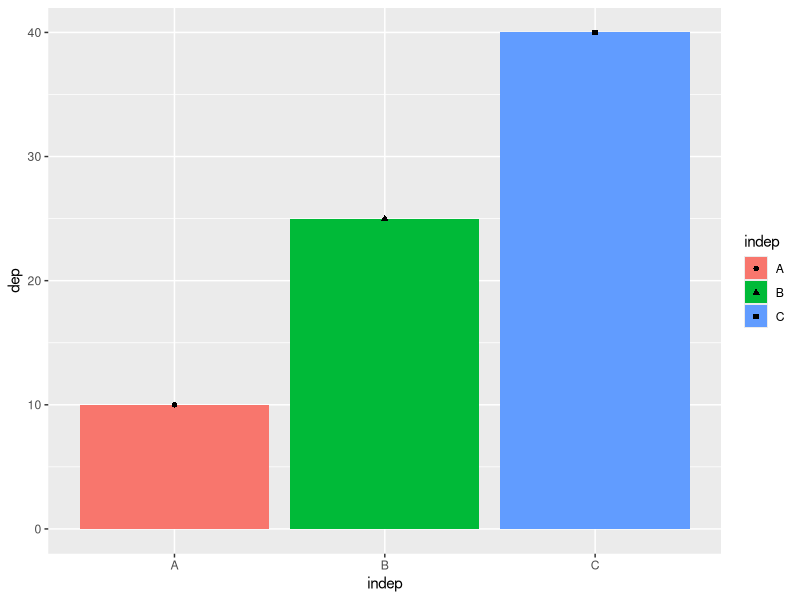
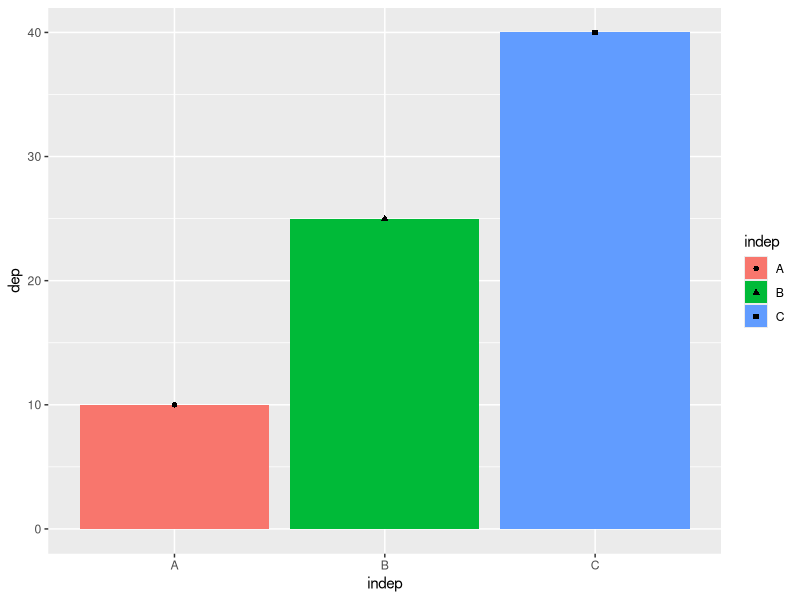

Reproduce these figures in R, in order.
## ---- chunk 1
knitr::opts_chunk$set(echo = TRUE)
knitr::opts_chunk$set(collapse = TRUE)
library(tidyverse)
library(ggplot2)
## ---- chunk 2

sample <- data.frame(indep = c('A', 'B', 'C'),
                     dep = c(10, 25, 40))

ggplot(sample,
       aes(x=indep, y=dep, shape=indep, fill = indep)) + 
  geom_bar(stat='identity') + 
  geom_point() 

ggsave('plot1.jpg', height = 5, width=7, units='in') 
## ---- chunk 3

## Add code to generate data for the outcome here



## ---- chunk 4

## Add code to generate data for the outcome here



## ---- chunk 5

## Add code to generate data for the outcome here



## ---- chunk 6

## Add code to generate plots for the outcome here



## ---- chunk 7

## Add code to generate plots for the outcome here



## ---- chunk 8

## Add code to generate plots for the outcome here
